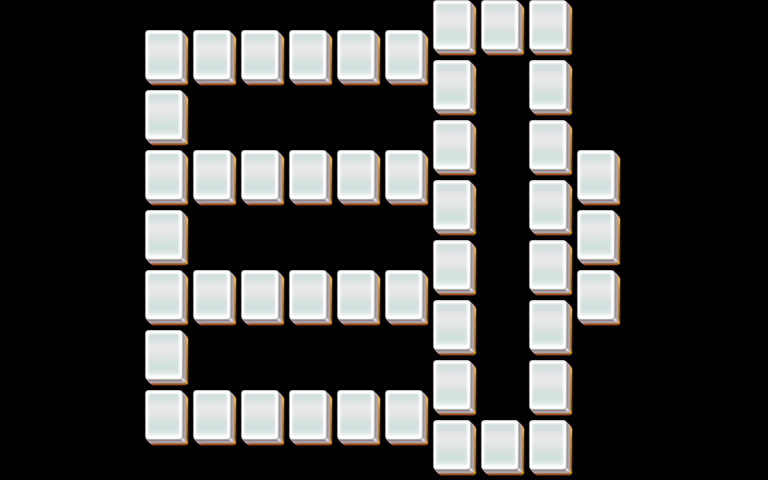

Rendered tile map (Tiled .tmx) drawn with the repository's tilesets; below, a short description and the map source with its tile grids summarised:
An orthogonal 32x16 tile map with 24x30 px tiles, 3 tile layers (layer1, layer2, layer3).

<map version="1.0" orientation="orthogonal" width="32" height="16" tilewidth="24" tileheight="30">
 <properties>
  <property name="species" value="25" />
 </properties>
 <tileset firstgid="1" name="mahjong" tilewidth="48" tileheight="60">
  <image source="mahjong.png" />
 </tileset>
 <layer name="layer1" width="32" height="16">
  <data>[512 cells, 48 non-empty, 1 distinct tile ids]</data>
 </layer>
 <layer name="layer2" width="32" height="16">
  <data>[512 cells, 48 non-empty, 1 distinct tile ids]</data>
 </layer>
 <layer name="layer3" width="32" height="16">
  <data>[512 cells, 48 non-empty, 1 distinct tile ids]</data>
 </layer>
</map>
